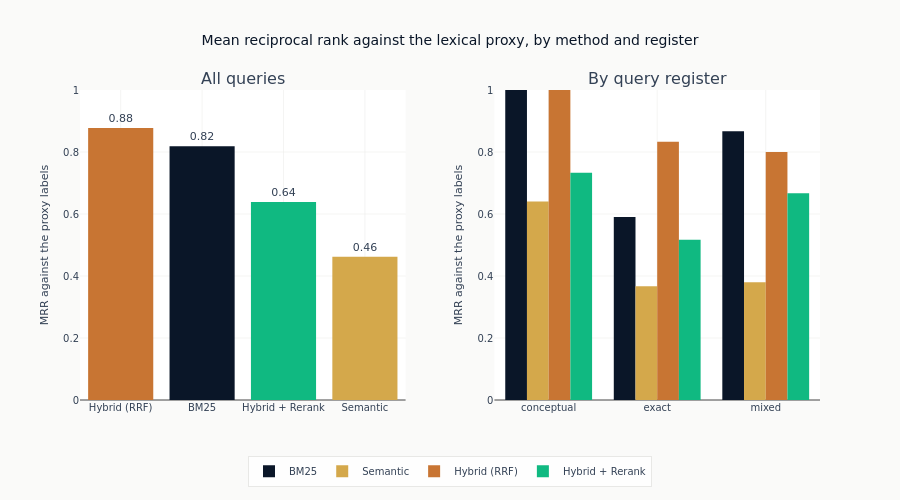

The code cell stored with this chart in its notebook:
### Markdown cell above
## 8. The four methods as a chart

The same MRR figures, overall and split by query register. Both panels run to
1 because that is the scale MRR can reach, and the method colours are shared
across the two so a method can be followed from one to the other.

### Code cell
method_order = ["BM25", "Semantic", "Hybrid (RRF)", "Hybrid + Rerank"]
colors = dict(zip(method_order, ml4t_palette(len(method_order), categorical=True), strict=True))

fig = make_subplots(
    rows=1,
    cols=2,
    subplot_titles=("All queries", "By query register"),
    horizontal_spacing=0.12,
)
fig.add_trace(
    go.Bar(
        x=overall["method"].to_list(),
        y=overall["avg_mrr"].to_list(),
        marker_color=[colors[m] for m in overall["method"]],
        text=[f"{v:.2f}" for v in overall["avg_mrr"]],
        textposition="outside",
        showlegend=False,
    ),
    row=1,
    col=1,
)
for method in method_order:
    subset = by_type.filter(pl.col("method") == method).sort("query_type")
    fig.add_trace(
        go.Bar(
            name=method,
            x=subset["query_type"].to_list(),
            y=subset["avg_mrr"].to_list(),
            marker_color=colors[method],
        ),
        row=1,
        col=2,
    )

fig.update_layout(
    title="Mean reciprocal rank against the lexical proxy, by method and register",
    height=500,
    showlegend=True,
    legend=dict(orientation="h", yanchor="top", y=-0.18, xanchor="center", x=0.5),
    barmode="group",
    margin=dict(t=90, b=100),
)
fig.update_yaxes(title_text="MRR against the proxy labels", range=[0, 1], row=1, col=1)
fig.update_yaxes(title_text="MRR against the proxy labels", range=[0, 1], row=1, col=2)
show_plotly_with_alt(
    fig,
    "Two bar panels on a mean-reciprocal-rank scale running from zero to one. Left, over all "
    "queries: the RRF fusion stands highest, BM25 just below it, the reranked pipeline well "
    "below that, and the dense retriever lowest. Right, the same four methods grouped by "
    "register: on the conceptual register BM25 and the fusion both reach the top of the axis; "
    "on the exact register every method falls, BM25 furthest, leaving the fusion highest; on "
    "the mixed register BM25 and the fusion stand close together above the other two. The "
    "dense retriever is the lowest bar in all three groups.",
)

### Figure 1 — Plotly figure (JSON) as saved in the notebook; plotly's stock layout.template omitted (floating-point values rounded to 4 significant figures)
{"data": [{"marker": {"color": ["#C87533", "#0a1628", "#10b981", "#D4A84B"]}, "showlegend": false, "text": ["0.88", "0.82", "0.64", "0.46"], "textposition": "outside", "type": "bar", "x": ["Hybrid (RRF)", "BM25", "Hybrid + Rerank", "Semantic"], "xaxis": "x", "y": [0.8778, 0.8189, 0.6389, 0.4622], "yaxis": "y"}, {"marker": {"color": "#0a1628"}, "name": "BM25", "type": "bar", "x": ["conceptual", "exact", "mixed"], "xaxis": "x2", "y": [1.0, 0.59, 0.8667], "yaxis": "y2"}, {"marker": {"color": "#D4A84B"}, "name": "Semantic", "type": "bar", "x": ["conceptual", "exact", "mixed"], "xaxis": "x2", "y": [0.64, 0.3667, 0.38], "yaxis": "y2"}, {"marker": {"color": "#C87533"}, "name": "Hybrid (RRF)", "type": "bar", "x": ["conceptual", "exact", "mixed"], "xaxis": "x2", "y": [1.0, 0.8333, 0.8], "yaxis": "y2"}, {"marker": {"color": "#10b981"}, "name": "Hybrid + Rerank", "type": "bar", "x": ["conceptual", "exact", "mixed"], "xaxis": "x2", "y": [0.7333, 0.5167, 0.6667], "yaxis": "y2"}], "layout": {"annotations": [{"font": {"size": 16}, "showarrow": false, "text": "All queries", "x": 0.22, "xanchor": "center", "xref": "paper", "y": 1.0, "yanchor": "bottom", "yref": "paper"}, {"font": {"size": 16}, "showarrow": false, "text": "By query register", "x": 0.78, "xanchor": "center", "xref": "paper", "y": 1.0, "yanchor": "bottom", "yref": "paper"}], "barmode": "group", "height": 500, "legend": {"orientation": "h", "x": 0.5, "xanchor": "center", "y": -0.18, "yanchor": "top"}, "margin": {"b": 100, "t": 90}, "showlegend": true, "title": {"text": "Mean reciprocal rank against the lexical proxy, by method and register"}, "xaxis": {"anchor": "y", "domain": [0.0, 0.44]}, "xaxis2": {"anchor": "y2", "domain": [0.56, 1.0]}, "yaxis": {"anchor": "x", "domain": [0.0, 1.0], "range": [0, 1], "title": {"text": "MRR against the proxy labels"}}, "yaxis2": {"anchor": "x2", "domain": [0.0, 1.0], "range": [0, 1], "title": {"text": "MRR against the proxy labels"}}}}
